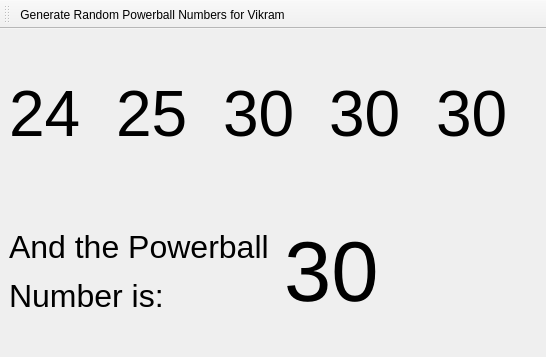
<?xml version="1.0" encoding="UTF-8"?>
<ui version="4.0">
 <class>MainWindow</class>
 <widget class="QMainWindow" name="MainWindow">
  <property name="geometry">
   <rect>
    <x>0</x>
    <y>0</y>
    <width>546</width>
    <height>357</height>
   </rect>
  </property>
  <property name="windowTitle">
   <string>Random Powerball Numbers Generator For Vikram</string>
  </property>
  <widget class="QWidget" name="centralwidget">
   <layout class="QVBoxLayout" name="verticalLayout">
    <item>
     <layout class="QHBoxLayout" name="horizontalLayout">
      <item>
       <widget class="QLabel" name="label_3">
        <property name="font">
         <font>
          <pointsize>48</pointsize>
         </font>
        </property>
        <property name="text">
         <string>24</string>
        </property>
       </widget>
      </item>
      <item>
       <widget class="QLabel" name="label_2">
        <property name="font">
         <font>
          <pointsize>48</pointsize>
         </font>
        </property>
        <property name="text">
         <string>25</string>
        </property>
       </widget>
      </item>
      <item>
       <widget class="QLabel" name="label">
        <property name="font">
         <font>
          <pointsize>48</pointsize>
         </font>
        </property>
        <property name="text">
         <string>30</string>
        </property>
       </widget>
      </item>
      <item>
       <widget class="QLabel" name="label_4">
        <property name="font">
         <font>
          <pointsize>48</pointsize>
         </font>
        </property>
        <property name="text">
         <string>30</string>
        </property>
       </widget>
      </item>
      <item>
       <widget class="QLabel" name="label_5">
        <property name="font">
         <font>
          <pointsize>48</pointsize>
         </font>
        </property>
        <property name="text">
         <string>30</string>
        </property>
       </widget>
      </item>
     </layout>
    </item>
    <item>
     <layout class="QHBoxLayout" name="horizontalLayout_2">
      <item>
       <widget class="QLabel" name="label_7">
        <property name="font">
         <font>
          <pointsize>24</pointsize>
         </font>
        </property>
        <property name="text">
         <string>&lt;html&gt;&lt;head/&gt;&lt;body&gt;&lt;p&gt;And the Powerball &lt;/p&gt;&lt;p&gt;Number is:&lt;/p&gt;&lt;/body&gt;&lt;/html&gt;</string>
        </property>
       </widget>
      </item>
      <item>
       <widget class="QLabel" name="label_6">
        <property name="font">
         <font>
          <pointsize>64</pointsize>
         </font>
        </property>
        <property name="text">
         <string>30</string>
        </property>
       </widget>
      </item>
     </layout>
    </item>
   </layout>
  </widget>
  <widget class="QToolBar" name="toolBar">
   <property name="windowTitle">
    <string>toolBar</string>
   </property>
   <property name="toolButtonStyle">
    <enum>Qt::ToolButtonTextUnderIcon</enum>
   </property>
   <attribute name="toolBarArea">
    <enum>TopToolBarArea</enum>
   </attribute>
   <attribute name="toolBarBreak">
    <bool>false</bool>
   </attribute>
   <addaction name="actionGenerate_Random_Powerball_Numbers_for_Vikram"/>
  </widget>
  <action name="actionGenerate_Random_Powerball_Numbers_for_Vikram">
   <property name="icon">
    <iconset resource="Icons.qrc">
     <normaloff>:/new/icons/icons8-trigonometry-100.png</normaloff>:/new/icons/icons8-trigonometry-100.png</iconset>
   </property>
   <property name="text">
    <string>Generate Random Powerball Numbers for Vikram</string>
   </property>
  </action>
 </widget>
 <resources>
  <include location="Icons.qrc"/>
 </resources>
 <connections/>
</ui>
